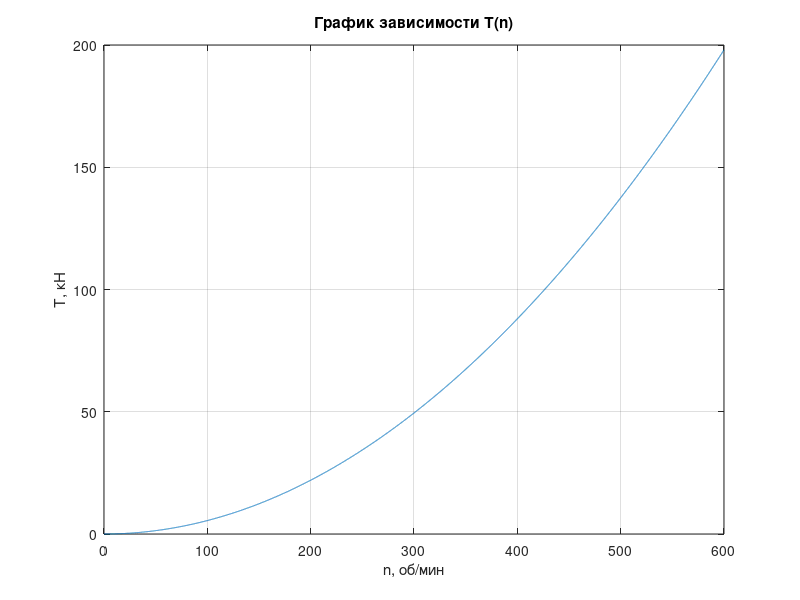

MATLAB code to generate this figure:
n = 0:0.05:600;
T = 0.00055*(n.^2);
plot(n,T) 
grid on
title('График зависимости T(n)')
xlabel('n, об/мин')
ylabel('T, кН')
